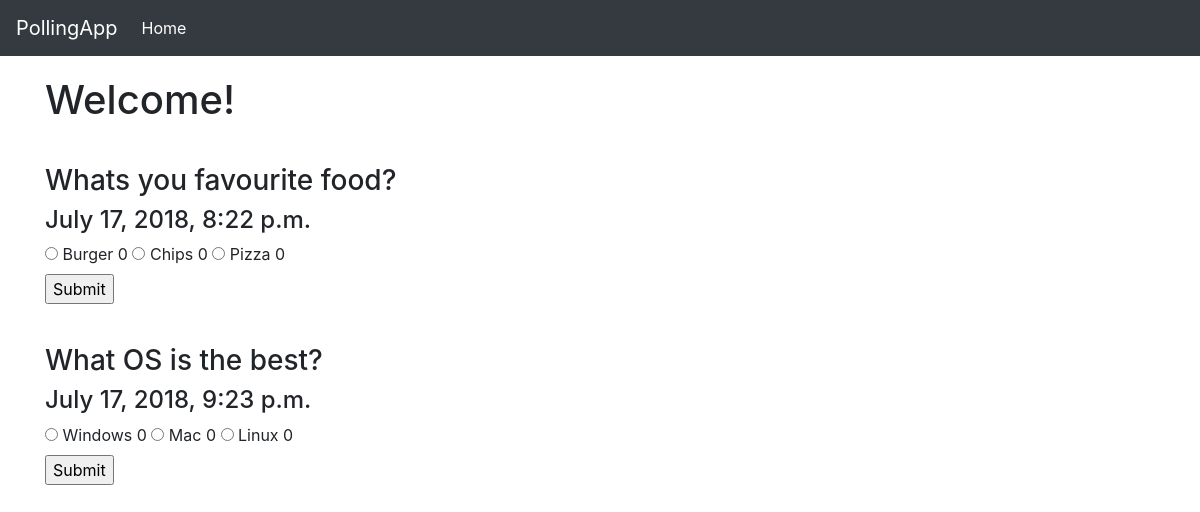
/, run on an earlier commit of the app's database.
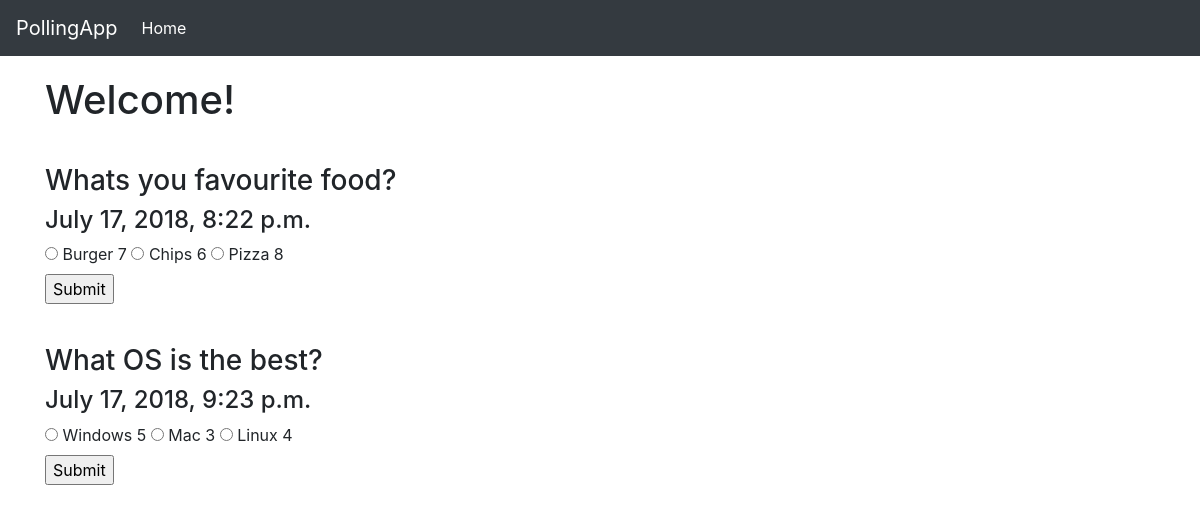
And on a later commit of the database.
### polls/models.py (models this page shows)
class Choice(models.Model):
    question = models.ForeignKey(Question, on_delete=models.CASCADE)
    choice_text = models.CharField(max_length=200)
    votes = models.IntegerField(default=0)

### polls/views.py (the view)
# urls.py: 2. Add a URL to urlpatterns:  path('', views.home, name='home')
def home(request):
    questions = []
    for question in Question.objects.all():
        temp_question = {}
        temp_question['title'] = question.question_text
        temp_question['pub_date'] = question.pub_date
        temp_question['id'] = question.id
        choicelist = list(Choice.objects.filter(question_id=question.id))
        temp_question['choices'] = choicelist
        questions.append(temp_question)
    return render(request, 'polls/home.html', {'questions':questions})

### polls/templates/polls/home.html (shortened to what this page needs)
<!doctype html>
<html>
  <head>
    <link rel="stylesheet" href="https://stackpath.bootstrapcdn.com/bootstrap/4.1.2/css/bootstrap.min.css">
  </head>
  <body>
    <nav class="navbar navbar-expand-lg navbar-dark bg-dark">
      <a class="navbar-brand" href="#">PollingApp</a>
      <div class="collapse navbar-collapse" id="navbarNav">
        <ul class="navbar-nav">
          <li class="nav-item active">
            <a class="nav-link" href="#">Home <span class="sr-only">(current)</span></a>
          </li>
      </div>
    </nav>
    <div class="container">
      <h1 style="margin:20px 0">Welcome!</h1>
      {% for question in questions %}
        <div class="question" style="margin:40px 0;">
          <h3>{{question.title}}</h3>
          <h4>{{question.pub_date}}</h4>
          <form action="" method="post" id="{{question.id}}" class="form">
              {% for choice in question.choices %}
                <input type="radio" name="{{question.id}}" value="{{choice.choice_text}}">
                <label>{{choice.choice_text}}</label>
                <label>{{choice.votes}}</label>
              {% endfor %}
              <br />
              <input type="submit" class="submit">
          </form>
        </div>
      {% endfor %}
    </div>
    {% load static %}
  </body>
</html>

What changed in the data, as far as the page shows it:
changed Choice "Burger": votes "0" → "7"
changed Choice "Chips": votes "0" → "6"
changed Choice "Pizza": votes "0" → "8"
changed Choice "Windows": votes "0" → "5"
changed Choice "Mac": votes "0" → "3"
changed Choice "Linux": votes "0" → "4"
